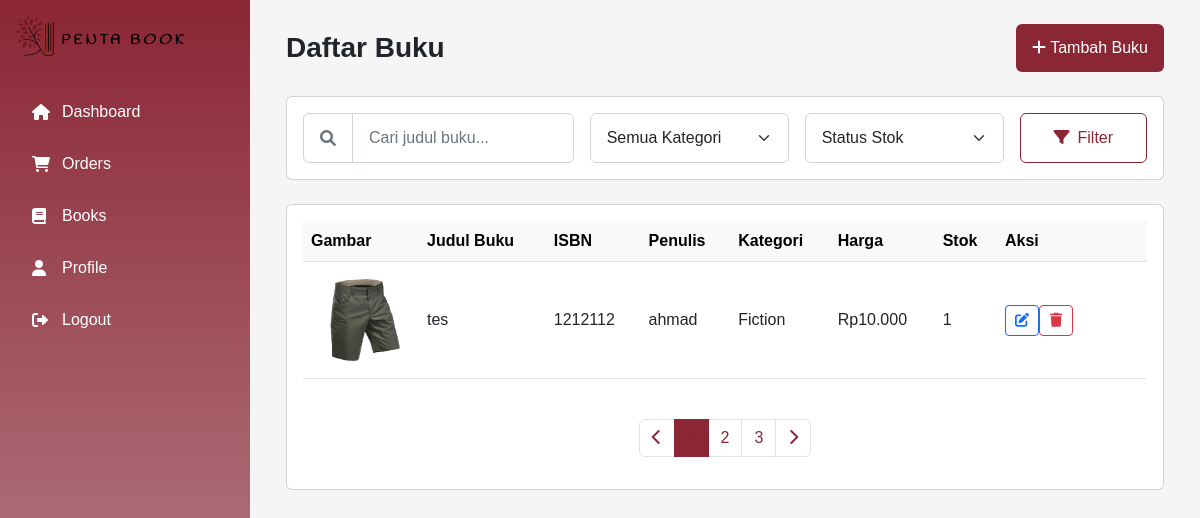
Screenshot of /shop/manage_books (signed in) with the database file from the repository.
### tables this page shows
CREATE TABLE "books"
(
    book_id     INTEGER
        primary key autoincrement,
    category_id integer
        references categories,
    shop_id     integer
        references shop,
    book_name   TEXT,
    isbn        integer,
    author      TEXT,
    desc        TEXT,
    price       REAL,
    stock       integer,
    img_url     TEXT
);

CREATE TABLE categories (
    category_id INTEGER PRIMARY KEY AUTOINCREMENT,
    category_name TEXT UNIQUE
);

### app.py (the view)
@app.route('/shop/manage_books', methods=['GET', 'POST'])
def manage_books():
    if session.get('role') != 'shop':
        flash('You need to be logged in as a shop to access this page.', 'warning')
        return redirect(url_for('shop_login'))
    db = get_db()
    shop_id = session.get('shop_id')
    query = '''
    SELECT
        books.book_id, books.book_name, books.isbn, books.author, books.desc, books.price, books.stock, books.img_url, categories.category_name
    FROM
        books
    LEFT JOIN
        categories
    ON
        books.category_id = categories.category_id
    WHERE
        books.shop_id = ?
    '''
    cur = db.execute(query, (shop_id,))
    books = cur.fetchall()
    return render_template('shop/manage_books.html', books=books, format_currency=format_currency)

### app.py (called while the page is built)
def get_db():
    if 'db' not in g:
        g.db = sqlite3.connect(app.config['DATABASE'])
        g.db.row_factory = sqlite3.Row
    return g.db

def format_currency(value):
    if value is None:
        return "Rp0"  # Atau format default lainnya
    return f'Rp{value:,.0f}'.replace(',', '.')

### templates/shop/manage_books.html (shortened to what this page needs)
{% extends "shop/base_shop.html" %}
{% block content %}
<div class="container-fluid">
    <div class="d-flex justify-content-between align-items-center mb-4">
        <h1 class="h3 mb-0">Daftar Buku</h1>
        <a href="{{ url_for('add_book') }}" class="btn btn-burgundy">
            <i class="fas fa-plus"></i> Tambah Buku
        </a>
    </div>
    <div class="card mb-4">
        <div class="card-body">
            <div class="row g-3">
                <div class="col-md-4">
                    <div class="input-group">
                        <span class="input-group-text bg-white">
                            <i class="fas fa-search text-muted"></i>
                        </span>
                        <input type="text" class="form-control" placeholder="Cari judul buku...">
                    </div>
                </div>
                <div class="col-md-3">
                    <select class="form-select">
                        <option value="">Semua Kategori</option>
                    </select>
                </div>
                <div class="col-md-3">
                    <select class="form-select">
                        <option value="">Status Stok</option>
                    </select>
                </div>
                <div class="col-md-2">
                    <button class="btn btn-outline-burgundy w-100">
                        <i class="fas fa-filter me-2"></i>Filter
                    </button>
                </div>
            </div>
        </div>
    </div>
    <div class="card">
        <div class="card-body">
            <div class="table-responsive">
                <table class="table table-hover align-middle">
                    <thead class="table-light">
                        <tr>
                            <th style="width: 100px;">Gambar</th>
                            <th>Judul Buku</th>
                            <th>ISBN</th>
                            <th>Penulis</th>
                            <th>Kategori</th>
                            <th>Harga</th>
                            <th>Stok</th>
                            <th style="width: 150px;">Aksi</th>
                        </tr>
                    </thead>
                    <tbody>
                        {% for book in books %}
                        <tr>
                            <td>
                                {% if book['img_url'] %}
                                <img src="{{ url_for('static', filename='uploads/' ~ book['img_url']) }}" alt="Book Cover" width="100">
                                {% else %}
                                No Image
                                {% endif %}
                            </td>
                            <td>{{ book['book_name'] }}</td>
                            <td>{{ book['isbn'] }}</td>
                            <td>{{ book['author'] }}</td>
                            <td>{{ book['category_name'] }}</td>
                            <td>{{ format_currency(book['price']) }}</td>
                            <td>{{ book['stock'] }}</td>
                            <td>
                                <div class="btn-group">
                                    <a href="{{ url_for('edit_book', book_id=book['book_id']) }}" >
                                    <button class="btn btn-sm btn-outline-primary" title="Edit">
                                        <i class="fas fa-edit"></i>
                                    </button>
                                    </a>
                                    <form action="{{ url_for('delete_book', book_id=book['book_id']) }}" method="post" style="display:inline;">
                                    <button class="btn btn-sm btn-outline-danger" title="Hapus">
                                        <i class="fas fa-trash"></i>
                                    </button>
                                    </form>
                                </div>
                            </td>
                        </tr>
                        {% endfor %}
                    </tbody>
                </table>
            </div>
            <nav class="mt-4">
                <ul class="pagination justify-content-center">
                    <li class="page-item disabled">
                        <a class="page-link" href="#"><i class="fas fa-chevron-left"></i></a>
                    </li>
                    <li class="page-item active"><a class="page-link" href="#">1</a></li>
                    <li class="page-item"><a class="page-link" href="#">2</a></li>
                    <li class="page-item"><a class="page-link" href="#">3</a></li>
                    <li class="page-item">
                        <a class="page-link" href="#"><i class="fas fa-chevron-right"></i></a>
                    </li>
                </ul>
            </nav>
        </div>
    </div>
</div>
{% endblock %}

### templates/shop/manage_books.html (style rules this page uses)
:root { --burgundy: #8B2635; --burgundy-light: #BC8F96; }
.btn-burgundy { background-color: var(--burgundy); color: white; border: none; }
.btn-outline-burgundy { color: var(--burgundy); border-color: var(--burgundy); }
.table th { font-weight: 600; background-color: #f8f9fa; }
.table td { vertical-align: middle; }
.pagination .page-link { color: var(--burgundy); }
.pagination .active .page-link { background-color: var(--burgundy); border-color: var(--burgundy); }
.btn-group .btn { padding: 0.25rem 0.5rem; }
.btn-group .btn i { width: 16px; }

### templates/shop/base_shop.html (style rules this page uses)
:root { --burgundy: #8B2635; --burgundy-light: #BC8F96; --burgundy-lighter: #F2D9DC; --sidebar-width: 250px; }
body { margin: 0; font-family: Arial, sans-serif; background-color: #f5f5f5; }

### rows the page displays
books: img_url (picture), book_name "tes", isbn "1212112", author "ahmad", category_name "Fiction", price "Rp10.000", stock "1"
